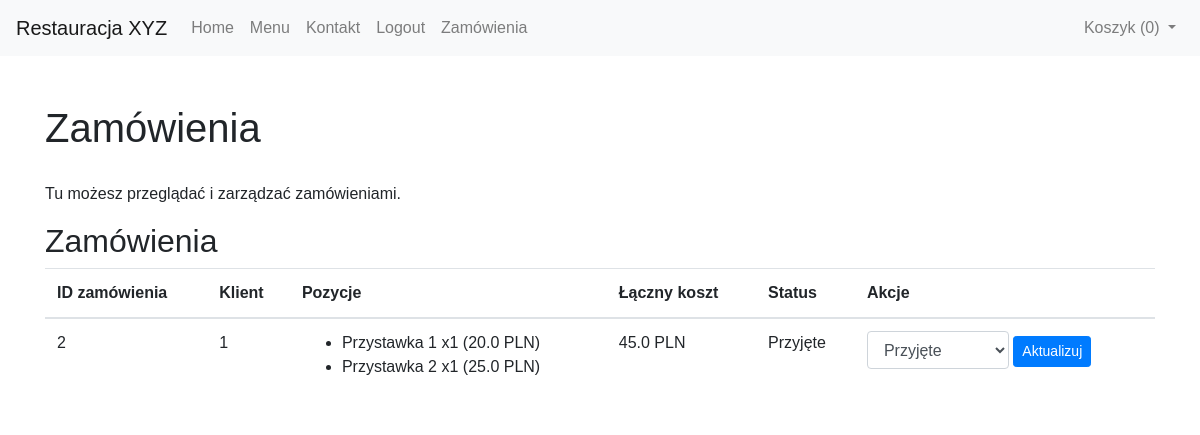
Page /staff (signed in) on the committed database.
### tables this page shows
CREATE TABLE orders (
    id INTEGER PRIMARY KEY AUTOINCREMENT,
    user_id INTEGER,
    order_items TEXT,
    total_price REAL,
    status TEXT DEFAULT 'PrzyjÄ™te',
    FOREIGN KEY (user_id) REFERENCES users (id)
);

### app.py (the view, shortened to what this page needs)
@app.route('/staff', methods=['GET', 'POST'])
@login_required
@staff_required
def staff():
    conn = get_db_connection()
    orders = conn.execute('SELECT * FROM orders').fetchall()
    conn.close()
    return render_template('staff.html', orders=orders)

### app.py (called while the page is built)
def login_required(f):
    @wraps(f)
    def decorated_function(*args, **kwargs):
        if 'logged_in' not in session:
            flash('Musisz być zalogowany, aby uzyskać dostęp do tej strony.', 'warning')
            return redirect(url_for('login'))
        return f(*args, **kwargs)
    return decorated_function

def staff_required(f):
    @wraps(f)
    def decorated_function(*args, **kwargs):
        if session.get('role') not in ['admin', 'staff']:
            flash('Nie masz uprawnień, aby uzyskać dostęp do tej strony.', 'danger')
            return redirect(url_for('home'))
        return f(*args, **kwargs)
    return decorated_function

def get_db_connection():
    conn = sqlite3.connect('database.db')
    conn.row_factory = sqlite3.Row
    return conn

@app.context_processor
def utility_processor():
    return dict(calculate_total_cost=calculate_total_cost)

@app.template_filter('fromjson')
def fromjson(value):
    return json.loads(value)

### templates/staff.html (shortened to what this page needs)
{% extends "base.html" %}
{% block content %}
    <h1>Zamówienia</h1>
    <p>Tu możesz przeglądać i zarządzać zamówieniami.</p>
    <h2>Zamówienia</h2>
    <table class="table">
        <thead>
            <tr>
                <th>ID zamówienia</th>
                <th>Klient</th>
                <th>Pozycje</th>
                <th>Łączny koszt</th>
                <th>Status</th>
                <th>Akcje</th>
            </tr>
        </thead>
        <tbody>
            {% for order in orders %}
            <tr>
                <td>{{ order.id }}</td>
                <td>{{ order.user_id }}</td>
                <td>
                    <ul>
                        {% set items = order.order_items | fromjson %}
                        {% for item in items %}
                        <li>{{ item.name }} x{{ item.quantity }} ({{ item.price }} PLN)</li>
                        {% endfor %}
                    </ul>
                </td>
                <td>{{ order.total_price }} PLN</td>
                <td>{{ order.status }}</td>
                <td>
                    <form method="POST" action="/staff" class="d-inline">
                        <select name="status" class="form-control d-inline" style="width: auto;">
                            <option value="Przyjęte" {% if order.status == 'Przyjęte' %}selected{% endif %}>Przyjęte</option>
                        </select>
                        <button type="submit" name="update" class="btn btn-primary btn-sm">Aktualizuj</button>
                    </form>
                </td>
            </tr>
            {% endfor %}
        </tbody>
    </table>
{% endblock %}

### templates/base.html (shortened to what this page needs)
<!DOCTYPE html>
<html lang="pl">
  <head>
    <link
      rel="stylesheet"
      href="https://maxcdn.bootstrapcdn.com/bootstrap/4.5.2/css/bootstrap.min.css"
    />
    <link
      rel="stylesheet"
      href="{{ url_for('static', filename='css/styles.css') }}"
    />
  </head>
  <body>
    <nav class="navbar navbar-expand-lg navbar-light bg-light">
      <a class="navbar-brand" href="#">Restauracja XYZ</a>
      <div class="collapse navbar-collapse" id="navbarNav">
        <ul class="navbar-nav">
          <li class="nav-item">
            <a class="nav-link" href="/">Home</a>
          </li>
          <li class="nav-item">
            <a class="nav-link" href="/menu">Menu</a>
          </li>
          <li class="nav-item">
            <a class="nav-link" href="/contact">Kontakt</a>
          </li>
          {% if session.get('logged_in') %}
          <li class="nav-item">
            <a class="nav-link" href="/logout">Logout</a>
          </li>
          {% if session.get('role') == 'customer' %}
          <li class="nav-item">
            <a class="nav-link" href="/customer">Koszyk i zamówienia</a>
          </li>
          {% elif session.get('role') == 'staff' %}
          <li class="nav-item">
            <a class="nav-link" href="/staff">Zamówienia</a>
          </li>
          {% elif session.get('role') == 'admin' %}
          <li class="nav-item">
            <a class="nav-link" href="/admin">Zarządzanie zamówieniami</a>
          </li>
          {% endif %} {% endif %}
        </ul>
        {% if session.get('logged_in') %}
        <ul class="navbar-nav ml-auto">
          <li class="nav-item dropdown">
            <a
              class="nav-link dropdown-toggle"
              href="#"
              id="cartDropdown"
              role="button"
              data-toggle="dropdown"
              aria-haspopup="true"
              aria-expanded="false"
            >
              Koszyk (<span id="cart-count"
                >{{ session.cart|length if session.cart else 0 }}</span
              >)
            </a>
          </li>
        </ul>
        {% endif %}
      </div>
    </nav>
    <div class="container mt-5">
       {% block content %}{% endblock %}
    </div>
  </body>
</html>

### static/css/styles.css (style rules this page uses)
body { font-family: Arial, sans-serif; }
.container h1 { margin-bottom: 30px; }

### rows in the picture
orders: id "2", user_id "1", name "Przystawka 1" "Przystawka 2", quantity "1" "1", price "20.0" "25.0", total_price "45.0", status "Przyjęte"

### other values in the picture
{{ session.cart|length if session.cart else 0 }} "0"
